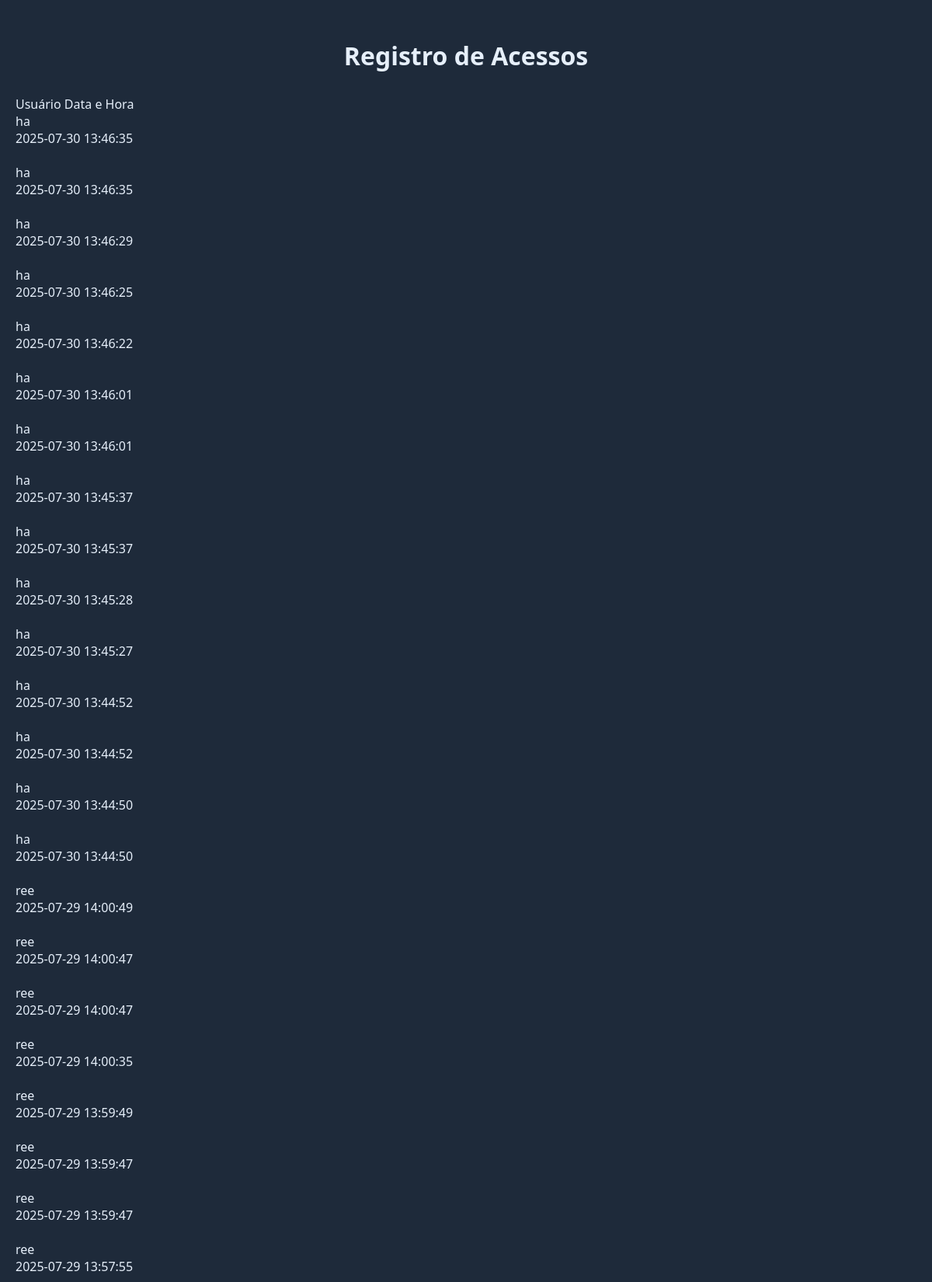
The page /consultas (upper part) on the database its author committed.
### tables this page shows
CREATE TABLE acessos(
              id INTEGER PRIMARY KEY AUTOINCREMENT,
              usuario TEXT NOT NULL,
              data_hora TEXT NOT NULL);

### myproject/banco.py (the view)
    def wrapper(*args, **kwargs):
        usuario = session.get('usuario_logado',None)
        if usuario:
            registrar_acesso(usuario)
        return func(*args, **kwargs)

### main.py (called while the page is built)
@app.before_request
def before_request():
    usuario = session.get('usuario_logado')
    if usuario and request.endpoint != 'static':
        registrar_acesso(usuario)

@app.route('/consultas', methods = ['GET'])
@middleware_registrar_acesso
def consultas():
    conn = conectar_db()
    cursor = conn.cursor()
    cursor.execute("SELECT usuario, data_hora FROM acessos ORDER BY data_hora DESC")
    acessos = cursor.fetchall()
    conn.close()
    return render_template('consultas.html', acessos=acessos)

### myproject/banco.py (called while the page is built)
def conectar_db():
    conectar = sqlite3.connect("cadastros.db")
    return conectar

def middleware_registrar_acesso(func):
    def wrapper(*args, **kwargs):
        usuario = session.get('usuario_logado',None)
        if usuario:
            registrar_acesso(usuario)
        return func(*args, **kwargs)
    return wrapper

### templates/consultas.html (shortened to what this page needs)
<!DOCTYPE html>
<html lang="pt-br">
<head>
    <link rel="stylesheet" type="text/css" href="{{ url_for('static', filename='consultas.css') }}">
</head>
<body>
    <h1>Registro de Acessos</h1>
        <thead>
            <tr>
                <th>Usuário</th>
                <th>Data e Hora</th>
            </tr>
        </thead>
        <tbody>
            {% for acesso in acessos %}
            <tr>
                <br><td>{{ acesso[0] }}</td><br>
                <td>{{ acesso[1] }}</td><br>
            </tr>
            {% endfor %}
        </tbody>
</body>
</html>

### static/consultas.css (style rules this page uses)
body { font-family: 'Segoe UI', Tahoma, Geneva, Verdana, sans-serif; background: #1E2A3A; color: var(--light); margin: 0; padding: 20px; min-height: 100vh; }
h1 { text-align: center; margin: 30px 0; color: var(--light); }

### static/cadastro.css (style rules this page uses)
:root { --primary: #0A0A0A; --primary-dark: #16213E; --primary-darker: #1E2A3A; --secondary: #7F7F7F; --light: #E6EFFA; --dark: #000000; --gray: #2B2B2B; --success: #00D2FF; --shadow: #1A2230; --accent: #2b548d; --accent-dark: #193e42; }
body { font-family: 'Segoe UI', Tahoma, Geneva, Verdana, sans-serif; background: #1E2A3A; color: var(--light); margin: 0; padding: 0; min-height: 100vh; }

### rows shown on the page
acessos: usuario "ha", data_hora "2025-07-30 13:46:35"
acessos: usuario "ha", data_hora "2025-07-30 13:46:35"
acessos: usuario "ha", data_hora "2025-07-30 13:46:29"
acessos: usuario "ha", data_hora "2025-07-30 13:46:25"
acessos: usuario "ha", data_hora "2025-07-30 13:46:22"
acessos: usuario "ha", data_hora "2025-07-30 13:46:01"
acessos: usuario "ha", data_hora "2025-07-30 13:46:01"
acessos: usuario "ha", data_hora "2025-07-30 13:45:37"
acessos: usuario "ha", data_hora "2025-07-30 13:45:37"
acessos: usuario "ha", data_hora "2025-07-30 13:45:28"
acessos: usuario "ha", data_hora "2025-07-30 13:45:27"
acessos: usuario "ha", data_hora "2025-07-30 13:44:52"
acessos: usuario "ha", data_hora "2025-07-30 13:44:52"
acessos: usuario "ha", data_hora "2025-07-30 13:44:50"
acessos: usuario "ha", data_hora "2025-07-30 13:44:50"
acessos: usuario "ree", data_hora "2025-07-29 14:00:49"
acessos: usuario "ree", data_hora "2025-07-29 14:00:47"
acessos: usuario "ree", data_hora "2025-07-29 14:00:47"
acessos: usuario "ree", data_hora "2025-07-29 14:00:35"
acessos: usuario "ree", data_hora "2025-07-29 13:59:49"
acessos: usuario "ree", data_hora "2025-07-29 13:59:47"
acessos: usuario "ree", data_hora "2025-07-29 13:59:47"
acessos: usuario "ree", data_hora "2025-07-29 13:57:55"
